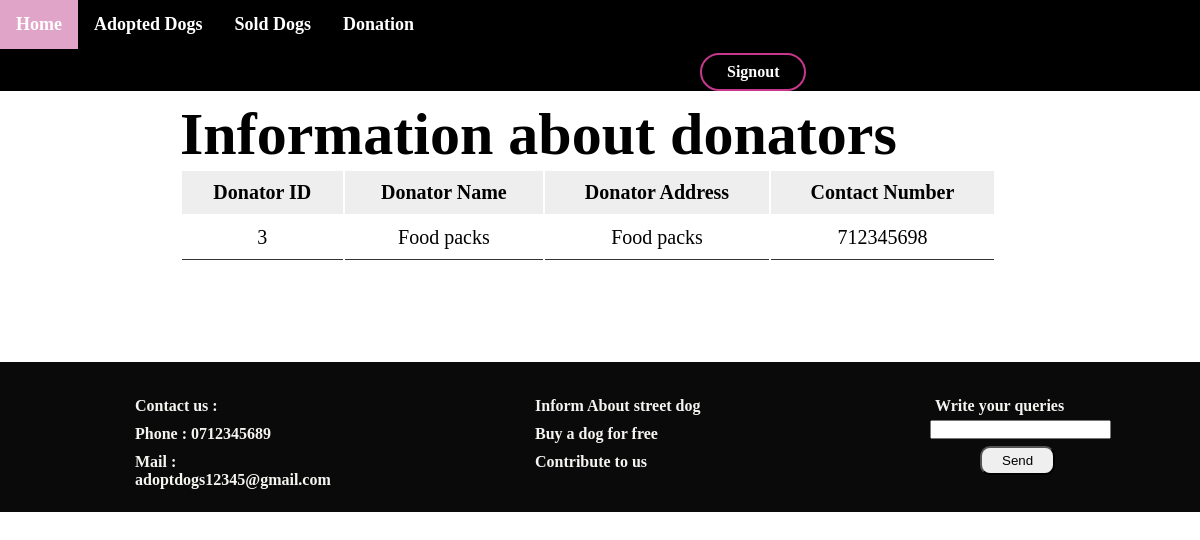
The page /AdminDonation.php on the database its author committed.
### tables this page shows
CREATE TABLE `donations` (
  `d_id` int(11) NOT NULL,
  `d_name` varchar(500) NOT NULL,
  `d_material` varchar(500) NOT NULL,
  `d_contact` int(10) NOT NULL
);

### AdminDonation.php (the view, shortened to what this page needs)
<?php
@include 'configure.php';
?>
<!DOCTYPE html>
<html lang="en">
  <head>
    <link rel="stylesheet" href="Admin.css">
  </head>
<body>
 <?php
include("AdminNav.php");
$select = mysqli_query($conn, "SELECT * FROM donations");
?>
   <div class="dog-display">
      <table class="dog-display-table">
        <h1 class="new-heading">Information about donators</h1>
        <thead>
          <tr>
            <th>Donator ID</th>
            <th>Donator Name</th>
            <th>Donator Address</th>
            <th>Contact Number</th>
          </tr>
        </thead>
        <?php while($row = mysqli_fetch_assoc($select)){ ?>
         <tr>
            <td><?php echo $row["d_id"]?></td>
            <td><?php echo $row['d_name']; ?></td>
            <td><?php echo $row['d_material']; ?></td>
            <td><?php echo $row['d_contact']; ?></td>
         </tr>
         <?php } ?>
      </table>
   </div>
   <?php
    include("footer.php");
  ?>
</body>
</html>

### admin.css (style rules this page uses)
:root { --green:#27ae60; --black:#333; --white:#fff; --bg-color:#eee; --box-shadow:0 .5rem 1rem rgba(0,0,0,.1); --border:.1rem solid var(--black); }
.dog-display { margin-left: 15%; margin-right: 0%; margin-bottom: 100px; }
.dog-display .dog-display-table { width: 80%; text-align: center; }
.dog-display .dog-display-table thead { background: var(--bg-color); }
.dog-display .dog-display-table th { padding:10px; font-size: 20px; }
.dog-display .dog-display-table td { padding:10px; font-size: 20px; border-bottom: var(--border); }
.new-heading { margin-top: 100px; font-size: 60px; }

### dog.css (style rules this page uses)
* { box-sizing: border-box; text-decoration: none; margin: 0; padding: 0; }

### rows shown on the page
donations: d_id "3", d_name "Food packs", d_material "Food packs", d_contact "712345698"
